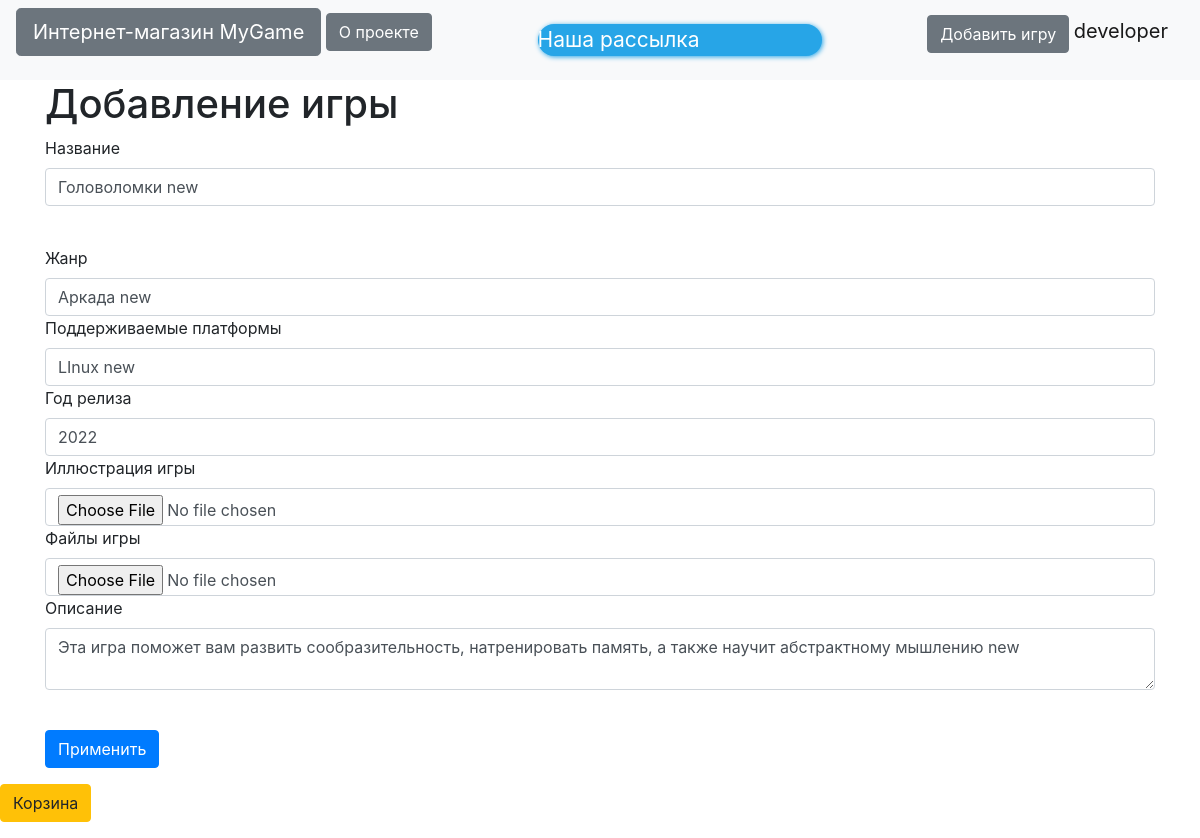
/games/4 (signed in), run on the app's committed database.
### data/users.py (models this page shows, shortened)
class User(SqlAlchemyBase, UserMixin):
    __tablename__ = 'users'
    id = sqlalchemy.Column(sqlalchemy.Integer,
                           primary_key=True, autoincrement=True)
    name = sqlalchemy.Column(sqlalchemy.String, nullable=True)
    type_of_user = sqlalchemy.Column(sqlalchemy.Integer,
                                sqlalchemy.ForeignKey("types_of_users.id"))
    email = sqlalchemy.Column(sqlalchemy.String,
                              index=True, unique=True, nullable=True)
    hashed_password = sqlalchemy.Column(sqlalchemy.String, nullable=True)
    created_date = sqlalchemy.Column(sqlalchemy.DateTime,
                                     default=datetime.datetime.now)
    games = orm.relation("Games", back_populates='user')

### data/games.py (models this page shows, shortened)
class Games(SqlAlchemyBase):
    __tablename__ = 'games'
    id = sqlalchemy.Column(sqlalchemy.Integer,
                           primary_key=True, autoincrement=True)
    title = sqlalchemy.Column(sqlalchemy.String, nullable=True)
    picture = sqlalchemy.Column(sqlalchemy.String, nullable=True)
    genre = sqlalchemy.Column(sqlalchemy.String, nullable=True)
    content = sqlalchemy.Column(sqlalchemy.String, nullable=True)
    added_date = sqlalchemy.Column(sqlalchemy.DateTime,
                                   default=datetime.datetime.now, nullable=True)
    created_date = sqlalchemy.Column(sqlalchemy.Integer)
    platform = sqlalchemy.Column(sqlalchemy.String, nullable=True)
    archive = sqlalchemy.Column(sqlalchemy.String, nullable=True)
    user_id = sqlalchemy.Column(sqlalchemy.Integer,
                                sqlalchemy.ForeignKey("users.id"))
    user = orm.relation('User')

### main.py (the view)
@app.route("/games/<name>")
def game(name):
    db_sess = db_session.create_session()
    game = db_sess.query(Games).filter(Games.title == name).one()
    return render_template("game.html", params=game)

### forms/news.py
class GameAddForm(FlaskForm):
    title = StringField('Название', validators=[DataRequired()])
    picture = FileField('Иллюстрация игры')
    genre = StringField('Жанр', validators=[DataRequired()])
    content = TextAreaField("Описание")
    archive = FileField('Файлы игры')
    platform = StringField('Поддерживаемые платформы', validators=[DataRequired()])
    created_date = StringField("Год релиза", validators=[DataRequired()])
    submit = SubmitField('Применить')

### data/db_session.py (called while the page is built)
def create_session() -> Session:
    global __factory
    return __factory()

### main.py (called while the page is built, shortened)
@login_manager.user_loader
def load_user(user_id):
    db_sess = db_session.create_session()
    return db_sess.query(User).get(user_id)

@app.route('/games/<int:id>', methods=['GET', 'POST'])
@login_required
def edit_games(id):
    form = GameAddForm()
    if request.method == "GET":
        db_sess = db_session.create_session()
        game = db_sess.query(Games).filter(Games.id == id,
                                            Games.user == current_user
                                            ).first()
        if game:
            form.title.data = game.title
            form.content.data = game.content
            form.genre.data = game.genre
            form.platform.data = game.platform
            form.created_date.data = game.created_date
        else:
            abort(404)
    return render_template('games.html',
                           title='Редактирование игры',
                           form=form
                           )

### templates/games.html (shortened to what this page needs)
{% extends "base.html" %}
{% block content %}
<h1>Добавление игры</h1>
<form action="" method="post" enctype="multipart/form-data" >
    <p>
        {{ form.title.label }}<br>
        {{ form.title(class="form-control") }}<br>
    </p>
    {{form.genre.label}}
    {{form.genre(class="form-control")}}
    {{form.platform.label}}
    {{form.platform(class="form-control")}}
    {{form.created_date.label}}
    {{form.created_date(class="form-control")}}
    {{form.picture.label}}
    {{form.picture(class="form-control")}}
    {{form.archive.label}}
    {{form.archive(class="form-control")}}
    <p>
        {{ form.content.label }}<br>
        {{ form.content(class="form-control") }}<br>
    </p>
    <p>{{ form.submit(type="submit", class="btn btn-primary") }}</p>
</form>
{% endblock %}

### templates/base.html (shortened to what this page needs)
<!doctype html>
<html lang="en">
<head>
    <link rel="stylesheet"
          href="https://stackpath.bootstrapcdn.com/bootstrap/4.4.1/css/bootstrap.min.css"
>
</head>
<body>
<header>
    <nav class="navbar navbar-light bg-light">
        <p>
            <a href="/" class="btn btn-lg btn-secondary">Интернет-магазин MyGame</a>
            <a href="/about_us" class="btn btn-secondary">О проекте</a>
        </p>
        <a href="https://t.me/for_game_site_2_bot" target="_blank" class="telegramim_button telegramim_shadow telegramim_pulse" style="font-size:21px;width:284px;background:#27a5e7;box-shadow:1px 1px 5px #27a5e7;color:#ffffff;border-radius:27px;" title="Наша рассылка"> Наша рассылка</a>
        {% if current_user.is_authenticated %}
        <p>
            {% if current_user.type_of_user == 1 or current_user.type_of_user == 2 %}
            <a href="games" class="btn btn-secondary">Добавить игру</a>
        {% endif %}
        <a href="/logout" class="navbar-brand" >{{ current_user.name }}</a>
        </p>
{% else %}
    <p>
        <a class="btn btn-primary " href="/register">Зарегистрироваться</a>
        <a class="btn btn-success" href="/login">Войти</a>
    </p>
{% endif %}
    </nav>
</header>
<main role="main" class="container">
    {% block content %}{% endblock %}
</main>
<p>
    <a class="btn btn-warning " href="/basket">Корзина</a>
</p>
</body>
</html>

### data on the page
User: name "developer"
Games: title "Головоломки new", genre "Аркада new", platform "LInux new", created_date "2022", content "Эта игра поможет вам развить сообразительность, натренировать память, а также научит абстрактному мышлению new"
